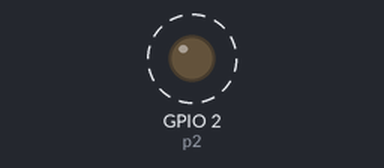
The program below on a simulated ESP32 board running MicroPython. Shown: output pins drawn as LEDs (lit = HIGH). Dashed ring = blinking. What the program prints to the serial console is not drawn.

Above: at 1.6 s.
Timing chart, 0 to 4.0 s (numbered marks = the images above):
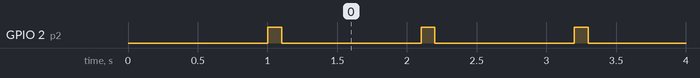

Measured:
- by itself, GPIO 2 (p2): alternates HIGH for 0.10 s and LOW for 1.0 s

The program:

serial_hello.py
```python
import time
import machine

print("UART")
p2 = machine.Pin(2, machine.Pin.OUT) #Rx=16, Tx=17
uart = machine.UART(2, 9600)
time.sleep_ms(1000)

i=0
while True:
    p2.on()
    uart.write(f"Hello {i}\n")
    print(f"Hello {i}\n")
    i+=1
    time.sleep_ms(100)
    p2.off()
    time.sleep_ms(1000)
```
